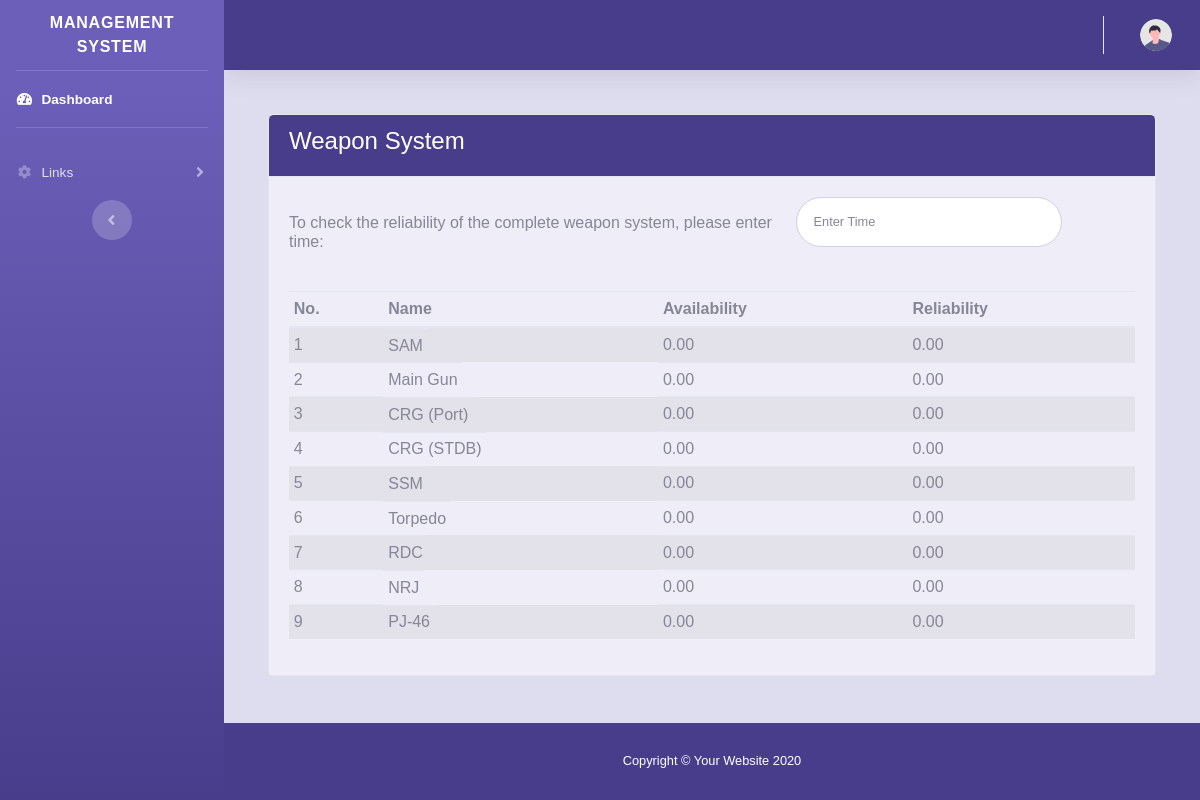
/WEO, run on the app's committed database.
### tables this page shows
CREATE TABLE `controller_data` (
  `ID` bigint(20) NOT NULL,
  `Controller_type` varchar(30) NOT NULL,
  `Controller_Name` varchar(30) NOT NULL,
  `Controller_Code` varchar(30),
  `ESWB` varchar(30) NOT NULL,
  `Includes` varchar(50) DEFAULT NULL,
  `Not_Includes` varchar(50) DEFAULT NULL,
  `Associated_Equipment` varchar(50) DEFAULT NULL,
  `MTBF` decimal(8,2) DEFAULT NULL,
  `MTTR` decimal(8,2) DEFAULT NULL,
  `Availability` decimal(8,2) DEFAULT NULL,
  `Reliability` decimal(8,2) DEFAULT NULL,
  `Default_Reliability` decimal(8,2) DEFAULT 0.00,
  `Comission_date` date DEFAULT NULL
);

### application/controllers/WEO.php (called while the page is built, shortened)
<?php if (!defined('BASEPATH')) exit('No direct script access allowed');
class WEO extends CI_Controller
{
    public function index($weapon = NULL)
    {
        $input_params = $this->input->get();
        $data['selected_weapon'] = $input_params['we'];
        $data['controller_data'] = $this->db->where('Controller_type', 'Weapon')->get('controller_data')->result_array();
        $this->load->view('weo/weo', $data);
    }
}

### index.php (called while the page is built, shortened)
<?php
require_once BASEPATH.'core/CodeIgniter.php';

### application/views/weo/weo.php (the view, shortened to what this page needs)
<div class="container">
    <div class="card-body">
        <div class="row">
            <div class="col-lg-12">
                <div class="card">
                    <div class="card-header bg-custom1 ">
                        <h1 class="h4 text-white">Weapon System</h1>
                    </div>
                    <div class="card-body bg-custom3">
                        <form class="user" role="form" id="update_form" method="post" action="">
                            <div class="form-group row ">
                                <div class="col-sm-7 my-3">
                                    <h6>To check the reliability of the complete weapon system, please enter time:</h6>
                                </div>
                                <div class="col-sm-4 mb-1">
                                    <input type="text" class="form-control form-control-user" name="time" id="system_time" placeholder="Enter Time">
                                </div>
                            </div>
                            <div id="table_div">
                                <?php if (isset($controller_data)) {
                                    if (count($controller_data) > 0) { ?>
                                        <table id="datatable" class="table table-sm table-striped bg-custom3">
                                            <thead>
                                                <tr>
                                                    <th scope="col">No.</th>
                                                    <th scope="col">Name</th>
                                                    <th scope="col">Availability</th>
                                                    <th scope="col">Reliability</th>
                                                </tr>
                                            </thead>
                                            <tbody id="table_rows">
                                                <?php $count = 0;
                                                foreach ($controller_data as $data) { ?>
                                                    <tr>
                                                        <td scope="row"><?= ++$count; ?></td>
                                                        <td type="button" scope="row" id="weapon_name<?= $count ?>" value="<?= $data['Controller_Name']; ?>" data-toggle="modal" data-target="#<?= $data['Controller_Code']; ?>"><?= $data['Controller_Name']; ?></td>
                                                        <td scope="row"><?= $data['Availability']; ?></td>
                                                        <td scope="row"><?= $data['Reliability']; ?></td>
                                                    </tr>
                                                <?php } ?>
                                            </tbody>
                                        </table>
                                    <?php } else { ?>
                                        <div class="card-header">
                                            <h1 class="h4 text-gray-900">No records Available</h1>
                                        </div>
                                    <?php }
                                } else { ?>
                                    <a> No Record Available. </a>
                                <?php  } ?>
                            </div>
                        </form>
                    </div>
                </div>
            </div>
        </div>
    </div>
</div>
</div>

### application/views/weo/weo.php (style rules this page uses)
body { font-family: Arial, sans-serif; }

### data on the page
controller_data: Controller_Name "SAM", Availability "0.00", Reliability "0.00"
controller_data: Controller_Name "Main Gun", Availability "0.00", Reliability "0.00"
controller_data: Controller_Name "CRG (Port)", Availability "0.00", Reliability "0.00"
controller_data: Controller_Name "CRG (STDB)", Availability "0.00", Reliability "0.00"
controller_data: Controller_Name "SSM", Availability "0.00", Reliability "0.00"
controller_data: Controller_Name "Torpedo", Availability "0.00", Reliability "0.00"
controller_data: Controller_Name "RDC", Availability "0.00", Reliability "0.00"
controller_data: Controller_Name "NRJ", Availability "0.00", Reliability "0.00"
controller_data: Controller_Name "PJ-46", Availability "0.00", Reliability "0.00"
